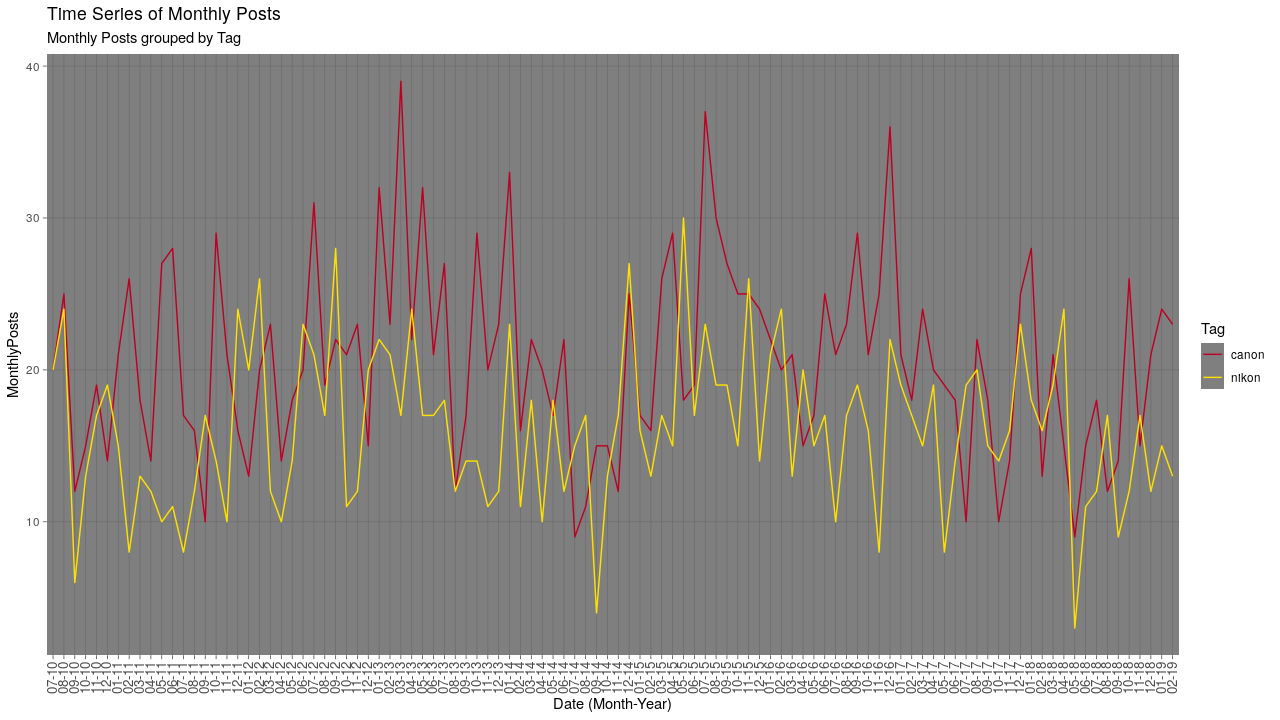

Reproduce this figure in R.
library(lubridate)

df <- economics_long[economics_long$variable %in% c("psavert", "uempmed"), ]
df <- df[lubridate::year(df$date) %in% c(1967:1981), ]

canon_posts_time <- read.csv("photo_analysis/canon_posts_time.csv")[1:104, 2:3]
nikon_posts_time <- read.csv("photo_analysis/nikon_posts_time.csv")[1:104, 2:3]
colnames(canon_posts_time) <- c("Date", "Count")
colnames(nikon_posts_time) <- c("Date", "Count")

canon_posts_time <- cbind(canon_posts_time, Tag = rep("canon", times = length(canon_posts_time[[1]])))
nikon_posts_time <- cbind(nikon_posts_time, Tag = rep("nikon", times = length(nikon_posts_time[[1]])))

df <- rbind(canon_posts_time, nikon_posts_time)

dates <- stri_datetime_parse(canon_posts_time$Date, format = "yyyy-MM")
dates <- stri_datetime_format(dates, format = "MM-yy")

ggplot(df, aes(x=Date, y=Count)) + 
  geom_line(aes(col=Tag, group = Tag)) +
  labs(title="Time Series of Monthly Posts", 
       subtitle="Monthly Posts grouped by Tag", 
       y="MonthlyPosts") +
  scale_x_discrete(labels = dates, name = "Date (Month-Year)") +
  scale_color_manual(values = c("#BC0024", "#FFE100")) +
  theme_dark() +
  theme(axis.text.x = element_text(size = 10, angle = 90, vjust = 0.4),
        panel.grid.minor = element_blank())
